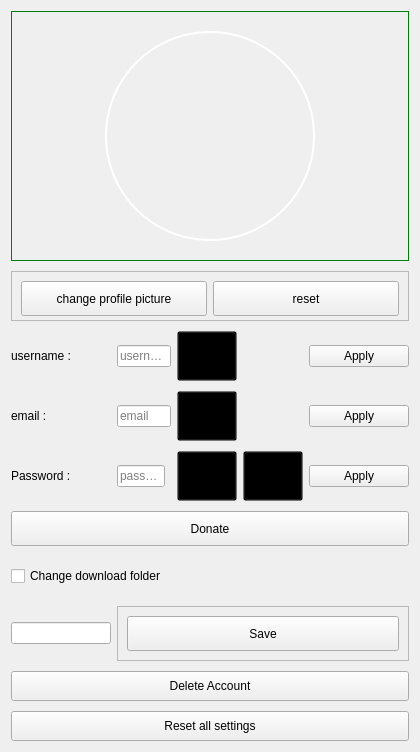
         <widget class="QWidget" name="scrollAreaWidgetContents_3">
          <property name="geometry">
           <rect>
            <x>0</x>
            <y>0</y>
            <width>420</width>
            <height>748</height>
           </rect>
          </property>
          <layout class="QGridLayout" name="gridLayout_12">
           <property name="verticalSpacing">
            <number>10</number>
           </property>
           <item row="11" column="0" colspan="7">
            <widget class="QPushButton" name="deleteAccountButton">
             <property name="minimumSize">
              <size>
               <width>0</width>
               <height>30</height>
              </size>
             </property>
             <property name="styleSheet">
              <string notr="true"/>
             </property>
             <property name="text">
              <string>Delete Account</string>
             </property>
             <property name="iconSize">
              <size>
               <width>32</width>
               <height>32</height>
              </size>
             </property>
            </widget>
           </item>
           <item row="1" column="0" colspan="7">
            <widget class="QFrame" name="frame_5">
             <property name="minimumSize">
              <size>
               <width>0</width>
               <height>50</height>
              </size>
             </property>
             <property name="frameShape">
              <enum>QFrame::Shape::StyledPanel</enum>
             </property>
             <property name="frameShadow">
              <enum>QFrame::Shadow::Raised</enum>
             </property>
             <layout class="QHBoxLayout" name="horizontalLayout_2">
              <item>
               <widget class="QPushButton" name="changePicture">
                <property name="minimumSize">
                 <size>
                  <width>0</width>
                  <height>35</height>
                 </size>
                </property>
                <property name="text">
                 <string>change profile picture</string>
                </property>
               </widget>
              </item>
              <item>
               <widget class="QPushButton" name="resetPictureLabel">
                <property name="minimumSize">
                 <size>
                  <width>0</width>
                  <height>35</height>
                 </size>
                </property>
                <property name="text">
                 <string>reset</string>
                </property>
               </widget>
              </item>
             </layout>
            </widget>
           </item>
           <item row="12" column="0" colspan="7">
            <widget class="QPushButton" name="resetAllButton">
             <property name="minimumSize">
              <size>
               <width>0</width>
               <height>30</height>
              </size>
             </property>
             <property name="text">
              <string>Reset all settings</string>
             </property>
            </widget>
           </item>
           <item row="3" column="5" colspan="2">
            <widget class="QPushButton" name="pushButton_3">
             <property name="minimumSize">
              <size>
               <width>100</width>
               <height>0</height>
              </size>
             </property>
             <property name="text">
              <string>Apply</string>
             </property>
            </widget>
           </item>
           <item row="4" column="0">
            <widget class="QLabel" name="label_10">
             <property name="minimumSize">
              <size>
               <width>100</width>
               <height>0</height>
              </size>
             </property>
             <property name="text">
              <string>Password : </string>
             </property>
            </widget>
           </item>
           <item row="0" column="0" colspan="7">
            <widget class="TFrame" name="coverFrame">
             <property name="minimumSize">
              <size>
               <width>0</width>
               <height>250</height>
              </size>
             </property>
             <property name="maximumSize">
              <size>
               <width>16777215</width>
               <height>400</height>
              </size>
             </property>
             <property name="styleSheet">
              <string notr="true">border:1px solid green;</string>
             </property>
             <property name="frameShape">
              <enum>QFrame::Shape::StyledPanel</enum>
             </property>
             <property name="frameShadow">
              <enum>QFrame::Shadow::Raised</enum>
             </property>
             <layout class="QGridLayout" name="gridLayout_13">
              <item row="0" column="0">
               <widget class="QLabel" name="pictureLabel">
                <property name="maximumSize">
                 <size>
                  <width>210</width>
                  <height>210</height>
                 </size>
                </property>
                <property name="styleSheet">
                 <string notr="true">border-radius: 105px;
border:2px solid white;</string>
                </property>
                <property name="text">
                 <string/>
                </property>
                <property name="pixmap">
                 <pixmap>:/Icons/userwhite.svg</pixmap>
                </property>
                <property name="scaledContents">
                 <bool>true</bool>
                </property>
                <property name="buddy">
                 <cstring>changePicture</cstring>
                </property>
               </widget>
              </item>
             </layout>
            </widget>
           </item>
           <item row="2" column="5" colspan="2">
            <widget class="QPushButton" name="pushButton_2">
             <property name="minimumSize">
              <size>
               <width>100</width>
               <height>0</height>
              </size>
             </property>
             <property name="text">
              <string>Apply</string>
             </property>
            </widget>
           </item>
           <item row="4" column="5" colspan="2">
            <widget class="QPushButton" name="pushButton_4">
             <property name="text">
              <string>Apply</string>
             </property>
            </widget>
           </item>
           <item row="4" column="3">
            <widget class="HoverButton" name="editPassword">
             <property name="minimumSize">
              <size>
               <width>60</width>
               <height>50</height>
              </size>
             </property>
             <property name="maximumSize">
              <size>
               <width>60</width>
               <height>50</height>
              </size>
             </property>
             <property name="toolTip">
              <string>change password</string>
             </property>
             <property name="styleSheet">
              <string notr="true">background:transparent</string>
             </property>
             <property name="text">
              <string/>
             </property>
             <property name="icon">
              <iconset resource="icons.qrc">
               <normaloff>:/icons/editwhite.svg</normaloff>:/icons/editwhite.svg</iconset>
             </property>
             <property name="iconSize">
              <size>
               <width>32</width>
               <height>32</height>
              </size>
             </property>
            </widget>
           </item>
           <item row="3" column="3">
            <widget class="HoverButton" name="editEmail">
             <property name="minimumSize">
              <size>
               <width>60</width>
               <height>50</height>
              </size>
             </property>
             <property name="maximumSize">
              <size>
               <width>60</width>
               <height>50</height>
              </size>
             </property>
             <property name="toolTip">
              <string>change email</string>
             </property>
             <property name="styleSheet">
              <string notr="true">background:transparent</string>
             </property>
             <property name="text">
              <string/>
             </property>
             <property name="icon">
              <iconset resource="icons.qrc">
               <normaloff>:/icons/editwhite.svg</normaloff>:/icons/editwhite.svg</iconset>
             </property>
             <property name="iconSize">
              <size>
               <width>32</width>
               <height>32</height>
              </size>
             </property>
            </widget>
           </item>
           <item row="6" column="0" colspan="7">
            <widget class="QPushButton" name="donateButton">
             <property name="minimumSize">
              <size>
               <width>0</width>
               <height>35</height>
              </size>
             </property>
             <property name="text">
              <string>Donate</string>
             </property>
            </widget>
           </item>
           <item row="3" column="1" colspan="2">
            <widget class="QLineEdit" name="emailLineEdit">
             <property name="placeholderText">
              <string>email</string>
             </property>
            </widget>
           </item>
           <item row="4" column="4">
            <widget class="HoverButton" name="seeButton">
             <property name="minimumSize">
              <size>
               <width>60</width>
               <height>50</height>
              </size>
             </property>
             <property name="styleSheet">
              <string notr="true">background:transparent;</string>
             </property>
             <property name="text">
              <string/>
             </property>
             <property name="icon">
              <iconset resource="icons.qrc">
               <normaloff>:/icons/eyeclosewhite.svg</normaloff>:/icons/eyeclosewhite.svg</iconset>
             </property>
             <property name="iconSize">
              <size>
               <width>32</width>
               <height>32</height>
              </size>
             </property>
             <property name="checkable">
              <bool>true</bool>
             </property>
             <property name="checked">
              <bool>true</bool>
             </property>
            </widget>
           </item>
           <item row="2" column="3">
            <widget class="HoverButton" name="editUsername">
             <property name="minimumSize">
              <size>
               <width>60</width>
               <height>50</height>
              </size>
             </property>
             <property name="maximumSize">
              <size>
               <width>60</width>
               <height>50</height>
              </size>
             </property>
             <property name="toolTip">
              <string>change username</string>
             </property>
             <property name="styleSheet">
              <string notr="true">background:transparent</string>
             </property>
             <property name="text">
              <string/>
             </property>
             <property name="icon">
              <iconset resource="icons.qrc">
               <normaloff>:/icons/editwhite.svg</normaloff>:/icons/editwhite.svg</iconset>
             </property>
             <property name="iconSize">
              <size>
               <width>32</width>
               <height>32</height>
              </size>
             </property>
            </widget>
           </item>
           <item row="2" column="1" colspan="2">
            <widget class="QLineEdit" name="usernameLineEdit">
             <property name="placeholderText">
              <string>username</string>
             </property>
            </widget>
           </item>
           <item row="2" column="0">
            <widget class="QLabel" name="label_7">
             <property name="minimumSize">
              <size>
               <width>100</width>
               <height>0</height>
              </size>
             </property>
             <property name="text">
              <string>username :</string>
             </property>
            </widget>
           </item>
           <item row="8" column="0" colspan="7">
            <widget class="QCheckBox" name="changeUserDataPathCheckbox">
             <property name="minimumSize">
              <size>
               <width>0</width>
               <height>40</height>
              </size>
             </property>
             <property name="styleSheet">
              <string notr="true"/>
             </property>
             <property name="text">
              <string>Change download folder</string>
             </property>
             <property name="iconSize">
              <size>
               <width>32</width>
               <height>32</height>
              </size>
             </property>
             <property name="checked">
              <bool>false</bool>
             </property>
            </widget>
           </item>
           <item row="4" column="1">
            <widget class="QLineEdit" name="passwordLineEdit">
             <property name="echoMode">
              <enum>QLineEdit::EchoMode::Password</enum>
             </property>
             <property name="placeholderText">
              <string>password</string>
             </property>
            </widget>
           </item>
           <item row="3" column="0">
            <widget class="QLabel" name="label_9">
             <property name="minimumSize">
              <size>
               <width>100</width>
               <height>0</height>
              </size>
             </property>
             <property name="text">
              <string>email :</string>
             </property>
            </widget>
           </item>
           <item row="10" column="1" colspan="6">
            <widget class="QFrame" name="userDataPathFrame">
             <property name="minimumSize">
              <size>
               <width>0</width>
               <height>55</height>
              </size>
             </property>
             <property name="frameShape">
              <enum>QFrame::Shape::StyledPanel</enum>
             </property>
             <property name="frameShadow">
              <enum>QFrame::Shadow::Raised</enum>
             </property>
             <layout class="QHBoxLayout" name="horizontalLayout_3">
              <property name="spacing">
               <number>10</number>
              </property>
              <item>
               <widget class="QPushButton" name="pushButton_9">
                <property name="minimumSize">
                 <size>
                  <width>0</width>
                  <height>35</height>
                 </size>
                </property>
                <property name="text">
                 <string>Save</string>
                </property>
               </widget>
              </item>
             </layout>
            </widget>
           </item>
           <item row="10" column="0">
            <widget class="QLineEdit" name="userPathLineEdit"/>
           </item>
          </layout>
         </widget>
